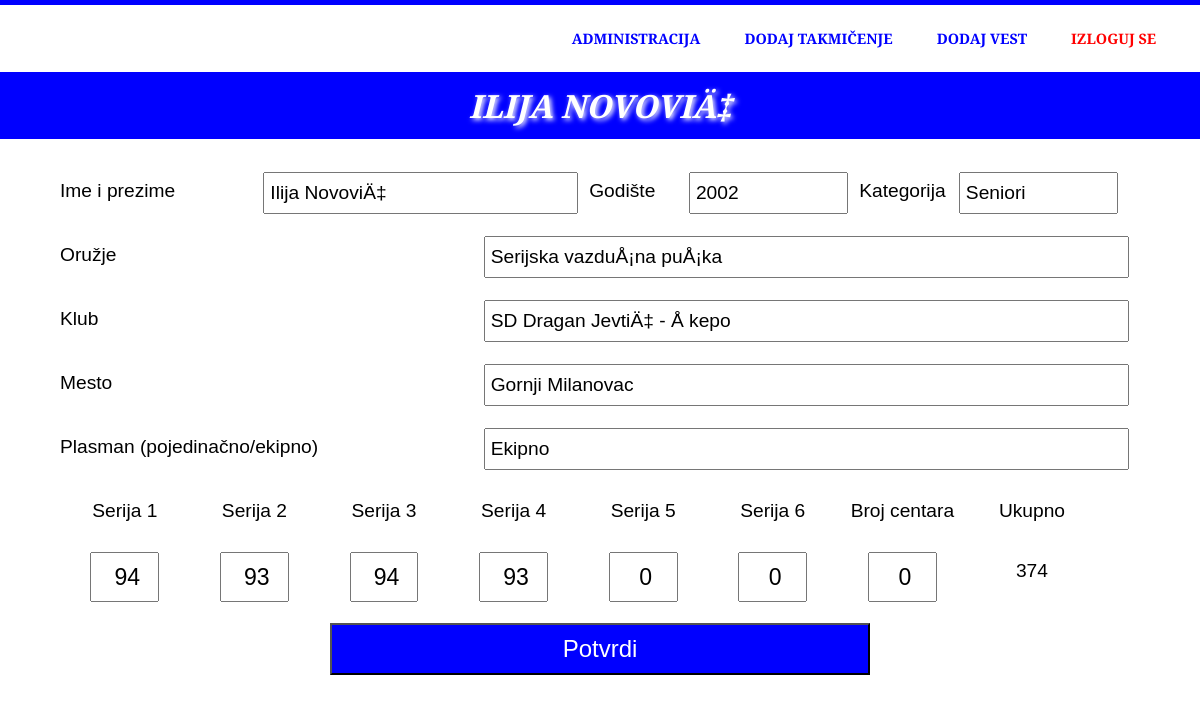
The page /admin/editTakmicara.php?table=34_takmicenje_12455025&idTakmicara=1&idTakmicenja=34 (signed in) on the database its author committed.
### tables this page shows
CREATE TABLE `34_takmicenje_12455025` (
  `id` int(5) NOT NULL,
  `takmicar` varchar(50) NOT NULL,
  `godiste` int(4) NOT NULL,
  `kategorija` varchar(20) NOT NULL,
  `plasman` varchar(20) NOT NULL,
  `oruzje` varchar(50) NOT NULL,
  `klub` varchar(50) NOT NULL,
  `mesto` varchar(50) NOT NULL,
  `serija1` int(3) NOT NULL DEFAULT '0',
  `serija2` int(3) NOT NULL DEFAULT '0',
  `serija3` int(3) NOT NULL DEFAULT '0',
  `serija4` int(3) NOT NULL DEFAULT '0',
  `serija5` int(3) NOT NULL DEFAULT '0',
  `serija6` int(3) NOT NULL DEFAULT '0',
  `ukupno` int(3) NOT NULL DEFAULT '0',
  `brojcentara` int(3) NOT NULL DEFAULT '0'
);

### admin/editTakmicara.php (the view, shortened to what this page needs)
<?php
	include "../db/db_kontakt.php";
?>
<!DOCTYPE html>
<html lang="en">
	<head>
		<link rel="stylesheet" href="css/style.css" />
		<link rel="stylesheet" href="css/animation.css" />
	</head>
<?php
		if(@$_SESSION['admin']){
?>
	<body>
		<div id="wrapper">
			<header>
				<menu>
					<ul>
						<li><a href="dashboard.php">Administracija</a></li>
						<li><a href="novoTakmicenje.php">Dodaj takmičenje</a></li>
						<li><a href="novaVest.php?opcija=dodajVest">Dodaj vest</a></li>
						<li class="izlog"><a class="logout" href="logout.php">Izloguj se</a></li>
					</ul>
				</menu>
			</header>
			<div class="image">
				<div class="probaNaslov">
<?php
				if($_GET["table"] and $_GET["idTakmicara"]){
					$id = $_GET["idTakmicara"];
					$table = $_GET["table"];
					$upit = "select takmicar from $table where id='$id'";
					$rez = $db_admin -> query($upit);
					$obj = mysqli_fetch_object($rez);
					$takmicar = $obj -> takmicar;
				}
?>
					<h1><?php echo $takmicar; ?></h1>
				</div>
			</div>
			<div id="main">
				<div class="glavno">
<?php
				$upit = "select * from $table where id='$id'";
				$rez = $db_admin -> query($upit);
				while($obj = mysqli_fetch_object($rez)){
					$takmicar = $obj ->takmicar;
					$godiste = $obj -> godiste;
					$kategorija = $obj -> kategorija;
					$oruzje = $obj -> oruzje;
					$klub = $obj -> klub;
					$mesto = $obj -> mesto;
					$serija1 = $obj -> serija1;
					$serija2 = $obj -> serija2;
					$serija3 = $obj -> serija3;
					$serija4 = $obj -> serija4;
					$serija5 = $obj -> serija5;
					$serija6 = $obj -> serija6;
					$ukupno = $obj -> ukupno;
					$brojCentara = $obj -> brojcentara;
					$plasman = $obj -> plasman;
				}
?>
					<div id="dodavanje">
						<div class="forma">
							<form action="dodajTakmicara.php" method="post">
								<div class="sekcija">
									<section class="ceoTakmicar">
										<label>Ime i prezime</label>
										<input type="text" name="takmicar"  value="<?php echo $takmicar; ?>"/>
									</section>
									<section class="takmicar">
										<label>Godište</label>
										<input type="text" name="godiste"  value="<?php echo $godiste; ?>"/>
									</section>
									<section class="takmicar">
										<label>Kategorija</label>
										<input type="text" name="kategorija"  value="<?php echo $kategorija; ?>"/>
									</section>
								</div>
									<section class="takmicarOstatak">
										<label>Oružje</label>
										<input type="text" name="oruzje" value="<?php echo $oruzje; ?>"/>
									</section>
									<section class="takmicarOstatak">
										<label>Klub</label>
										<input type="text" name="klub" value="<?php echo $klub; ?>"/>
									</section>
									<section class="takmicarOstatak">
										<label>Mesto</label>
										<input type="text" name="mesto" value="<?php echo $mesto; ?>"/>
									</section>
									<section class="takmicarOstatak">
										<label>Plasman (pojedinačno/ekipno)</label>
										<input type="text" name="plasman" value="<?php echo $plasman; ?>"/>
									</section>
									<section class="rezultat">
										<div class="rezSerija">Serija 1</div>
										<div class="rezSerija">Serija 2</div>
										<div class="rezSerija">Serija 3</div>
										<div class="rezSerija">Serija 4</div>
										<div class="rezSerija">Serija 5</div>
										<div class="rezSerija">Serija 6</div>
										<div class="rezSerija">Broj centara</div>
										<div class="rezSerija">Ukupno</div>
									</section>
									<section class="rezultat">
										<div class="rezSerija"><input type="text" name="serija1" value="<?php echo $serija1; ?>" /></div>
										<div class="rezSerija"><input type="text" name="serija2" value="<?php echo $serija2; ?>" /></div>
										<div class="rezSerija"><input type="text" name="serija3" value="<?php echo $serija3; ?>" /></div>
										<div class="rezSerija"><input type="text" name="serija4" value="<?php echo $serija4; ?>" /></div>
										<div class="rezSerija"><input type="text" name="serija5" value="<?php echo $serija5; ?>" /></div>
										<div class="rezSerija"><input type="text" name="serija6" value="<?php echo $serija6; ?>" /></div>
										<div class="rezSerija"><input type="text" name="brojCentara" value="<?php echo $brojCentara; ?>" /></div>
										<div class="rezSerija"><?php echo $ukupno; ?></div>
									</section>
									<section class="submit">
										<input class="button" type="submit" name="izmeni_takmicara" value="Potvrdi" />
									</section>
								</form>
							</div>
						</div>
				</div>
			</div>
		</div>
	</body>
<?php
		}
?>
</html>

### admin/css/style.css (style rules this page uses)
* { padding: 0; margin: 0; transition: all .5s ease; font-family: 'Merriweather Sans', sans-serif; }
body { border-top: 5px solid blue; }
header { color: blue; background-color: white; padding: 1%; overflow: hidden; }
menu { text-align: right; margin-right: 1%; font-size: .9em; margin-right: 1%; }
menu ul { list-style-type: none; }
menu li { display: inline-block; text-align: center; line-height: 2em; }
menu li a { display: block; text-decoration: none; color: blue; line-height: 3em; padding: 0 20px; cursor: pointer; text-transform: uppercase; font-weight: bold; }
menu li a.logout { color: red; }
.image { background-color: blue; }
.image .probaNaslov { color: white; text-align: center; padding: 1% 0; text-transform: uppercase; font-weight: bold; text-shadow: 2px 2px 5px white; font-style: italic; }
#main { background-color: white; }
#main .glavno { width: 100%; max-width: 1080px; margin: 0 auto; }
#dodavanje { text-align: center; width: 100%; margin-top: 2%; }
#dodavanje .forma { width: 100%; margin-top: 2%; }
#dodavanje section { width: 50%; line-height: 2em; float: left; margin: 1% 0; }
#dodavanje label { float: left; width: 45%; font-size: 1.2em; text-align: right; line-height: 2em; margin-right: 1%; }
#dodavanje input { text-align: left; line-height: 2em; font-size: 1.2em; text-indent: 5px; width: 50%; }
#dodavanje .submit { width: 100%; }
#dodavanje .submit { text-align: center; margin-top: 1%; }
#dodavanje .button { text-align: center; background-color: blue; color: white; font-size: 1.5em; text-indent: 0; padding: 0 10%; margin-left: 0; }
#dodavanje .sekcija { width: 100%; overflow: hidden; }
#dodavanje .takmicar { line-height: 2em; float: left; width: 24%; margin-right: 1%; }
#dodavanje .takmicar label { width: 10%; text-align: left; float: left; }
#dodavanje .takmicar input { width: 60%; float: right; }
#dodavanje .ceoTakmicar { line-height: 2em; float: left; width: 48%; margin-right: 1%; }
#dodavanje .ceoTakmicar label { width: 30%; text-align: left; float: left; }
#dodavanje .ceoTakmicar input { width: 60%; float: right; }
#dodavanje .takmicarOstatak { width: 99%; float: left; margin-right: 1%; }
#dodavanje .takmicarOstatak label { width: 30%; text-align: left; float: left; }
#dodavanje .takmicarOstatak input { width: 60%; float: right; }
#dodavanje .rezultat { width: 100%; }
#dodavanje .rezSerija { width: 12%; float: left; font-size: 1.2em; line-height: 2em; }
#dodavanje .rezSerija input { text-align: center; }

### rows shown on the page
34_takmicenje_12455025: takmicar "ILIJA NOVOVIÄ‡", takmicar "Ilija NovoviÄ‡", godiste "2002", kategorija "Seniori", oruzje "Serijska vazduÅ¡na puÅ¡ka", klub "SD Dragan JevtiÄ‡ - Å kepo", mesto "Gornji Milanovac", plasman "Ekipno", serija1 "94", serija2 "93", serija3 "94", serija4 "93", serija5 "0", serija6 "0", brojCentara "0", ukupno "374"
